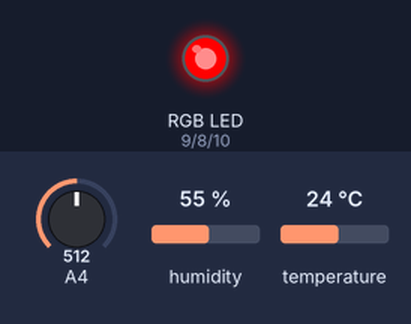
Bench run of a sketch on a simulated Arduino Uno, built with avr-gcc and run on an emulated ATmega328P. Parts: an RGB LED mixed from three pins (HIGH = lit). Inputs (shaded band) come from the test bench; at power-on: temperature 24 °C, A4 = 512, humidity 55 %. What the sketch prints to the serial monitor is not drawn.

Above: at 4.8 s.
4.9 s: temperature set to 28 °C
11.2 s: temperature set to 31 °C
At 14.8 s:
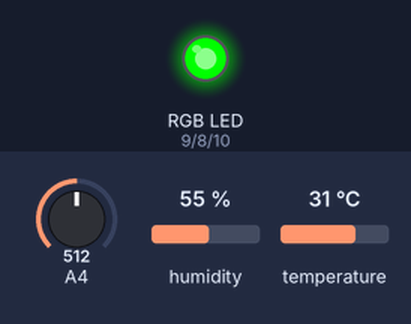
16.2 s: temperature set to 12 °C
At 22.8 s:
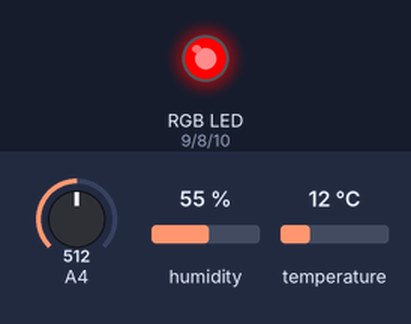
23.6 s: temperature set to 33 °C
At 26.8 s:
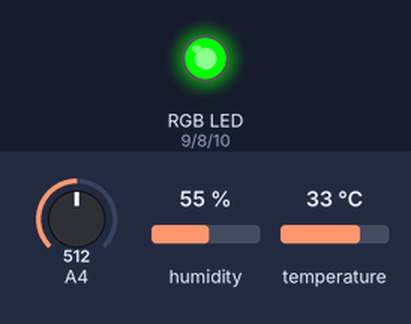
Timing chart, 0 to 28.3 s (numbered marks = the images above; inputs shaded):
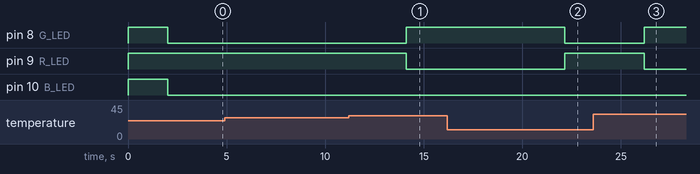

The sketch:

serial.ino
```cpp
#define DHTPIN 6
#define DHTTYPE DHT11
#define LDR_PIN 4

#define R_LED 9
#define G_LED 8
#define B_LED 10

#include "DHT.h"
DHT hung_and_hung_anh_dht(DHTPIN, DHTTYPE);

//set global variables

float temp;
float humidity;

void setup() {
  // put your setup code here, to run once:
  Serial.begin(115200);
  hung_and_hung_anh_dht.begin();
  pinMode(R_LED, OUTPUT);
  pinMode(G_LED, OUTPUT);
  pinMode(B_LED, OUTPUT);
  pinMode(4, INPUT);

  digitalWrite(9,HIGH);
  digitalWrite(8,HIGH);
  digitalWrite(10,HIGH);


}

int ReadandPrintDHT() {
  temp = hung_and_hung_anh_dht.readTemperature(); // doc nhiet do
  humidity= hung_and_hung_anh_dht.readHumidity();   // doc do am
  if (isnan(temp)|| isnan(humidity)) {
    Serial.print("Lỗi kết quả thu được là nan rồi con chó ngu!!!");
    return 0;
  }
  else {
    Serial.print("\nTemp: ");
    Serial.print(temp);
    Serial.print(" °C | Humid: ");
    Serial.print(humidity);
    return 1;

  }

}

int readLightvalue() {
  float Lightvalue = analogRead(4);
  Serial.println("\nGiá trị ánh sáng thu được là : ");
  Serial.print(Lightvalue);
  return Lightvalue;

}
void RGB_LED_reaction(float temp1, int Light) {
    if (temp1>30 && Light>2000) {
    Serial.println("\n Mau thu duoc la mau do va Cam");
    setColor(0,1,1);
    delay(500);
    setColor(0,0,1);

      }
    else if (temp1 < 30 && Light <=2000) {

    Serial.println("\nMau thu duoc la xanh la cay va cyan");
    setColor(1,0,1);
    setColor(1,0,0);


      }
   else {
    Serial.println("\n Mau nay la mau gi tao deo biet ngoai blue hehhehehe");
    setColor(1,1,0);
    setColor(0,1,0);
      }

  }
void setColor( bool a, bool b, bool c) {      // từ đoạn code này bạn hoàn toàn có thể code điều kiện khi phản ứng và đặt giá trị a b c tương ứng cho từng trường hợp
// cái này thì tổng quát hơn nhiều so với cái LED_reaction bên trên
  digitalWrite(R_LED, a);
  digitalWrite(G_LED, b);
  digitalWrite(B_LED, c);

}

void loop() {
  // put your main code here, to run repeatedly:
  int success = ReadandPrintDHT();
  if (!success) {
    setColor(1,1,1);
    Serial.println(" Bỏ qua toàn bộ loop này vì lỗi dữ liệu ");
    return;   // get out of the whole loop
  }

  delay(1000);
  int Lightvalue_in_loop = readLightvalue();
  delay(1000);
  RGB_LED_reaction(temp, Lightvalue_in_loop);

  delay(2000);

}
```

Measured:
- the behaviour switches between 29 and 30 °C on temperature (found by bisection; images 0 and 1)
- after the input at 11.2 s, pin 8 (G_LED): LOW → HIGH after 2.9 s; pin 9 (R_LED): HIGH → LOW after 2.9 s
- after the input at 16.2 s, pin 8 (G_LED): HIGH → LOW after 6.0 s; pin 9 (R_LED): LOW → HIGH after 6.0 s
- after the input at 23.6 s, pin 8 (G_LED): LOW → HIGH after 2.6 s; pin 9 (R_LED): HIGH → LOW after 2.6 s
